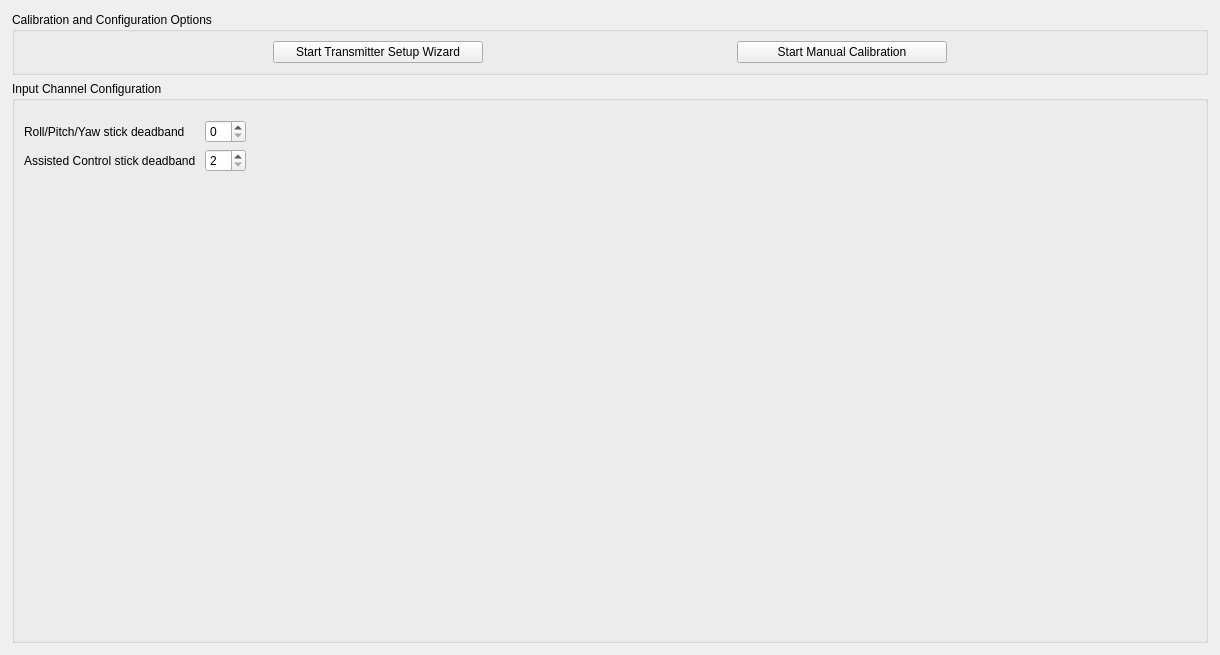
         <widget class="QWidget" name="scrollAreaWidgetContents">
          <property name="geometry">
           <rect>
            <x>0</x>
            <y>0</y>
            <width>1220</width>
            <height>655</height>
           </rect>
          </property>
          <layout class="QGridLayout" name="gridLayout">
           <property name="leftMargin">
            <number>12</number>
           </property>
           <property name="topMargin">
            <number>12</number>
           </property>
           <property name="rightMargin">
            <number>12</number>
           </property>
           <property name="bottomMargin">
            <number>12</number>
           </property>
           <property name="verticalSpacing">
            <number>6</number>
           </property>
           <item row="1" column="0">
            <widget class="QGroupBox" name="groupBox_5">
             <property name="title">
              <string>Input Channel Configuration</string>
             </property>
             <layout class="QVBoxLayout" name="verticalLayout_6">
              <property name="leftMargin">
               <number>9</number>
              </property>
              <property name="topMargin">
               <number>9</number>
              </property>
              <property name="rightMargin">
               <number>9</number>
              </property>
              <property name="bottomMargin">
               <number>9</number>
              </property>
              <item>
               <widget class="QStackedWidget" name="stackedWidget">
                <property name="currentIndex">
                 <number>0</number>
                </property>
                <widget class="QWidget" name="advancedPage">
                 <layout class="QVBoxLayout" name="verticalLayout_3">
                  <property name="leftMargin">
                   <number>0</number>
                  </property>
                  <property name="topMargin">
                   <number>0</number>
                  </property>
                  <property name="rightMargin">
                   <number>0</number>
                  </property>
                  <property name="bottomMargin">
                   <number>0</number>
                  </property>
                  <item>
                   <layout class="QGridLayout" name="channelLayout">
                    <property name="horizontalSpacing">
                     <number>12</number>
                    </property>
                   </layout>
                  </item>
                  <item>
                   <spacer name="verticalSpacer_3">
                    <property name="orientation">
                     <enum>Qt::Vertical</enum>
                    </property>
                    <property name="sizeType">
                     <enum>QSizePolicy::Preferred</enum>
                    </property>
                    <property name="sizeHint" stdset="0">
                     <size>
                      <width>20</width>
                      <height>10</height>
                     </size>
                    </property>
                   </spacer>
                  </item>
                  <item>
                   <layout class="QGridLayout" name="gridLayout_3">
                    <item row="0" column="3">
                     <spacer name="horizontalSpacer_3">
                      <property name="orientation">
                       <enum>Qt::Horizontal</enum>
                      </property>
                      <property name="sizeHint" stdset="0">
                       <size>
                        <width>40</width>
                        <height>20</height>
                       </size>
                      </property>
                     </spacer>
                    </item>
                    <item row="0" column="0">
                     <widget class="QLabel" name="labelDeadband">
                      <property name="text">
                       <string>Roll/Pitch/Yaw stick deadband</string>
                      </property>
                     </widget>
                    </item>
                    <item row="0" column="1">
                     <widget class="QDoubleSpinBox" name="deadband">
                      <property name="toolTip">
                       <string>Stick deadband in percents of full range (0-10), zero to disable</string>
                      </property>
                      <property name="decimals">
                       <number>0</number>
                      </property>
                      <property name="maximum">
                       <double>10.000000000000000</double>
                      </property>
                      <property name="singleStep">
                       <double>1.000000000000000</double>
                      </property>
                     </widget>
                    </item>
                    <item row="1" column="0">
                     <widget class="QLabel" name="labelAssistedControlDeadband">
                      <property name="text">
                       <string>Assisted Control stick deadband </string>
                      </property>
                     </widget>
                    </item>
                    <item row="1" column="1">
                     <widget class="QDoubleSpinBox" name="assistedControlDeadband">
                      <property name="toolTip">
                       <string>Assisted Control stick deadband in percents of full range (2-12) for use with GPSAssist. This can not be disabled.</string>
                      </property>
                      <property name="decimals">
                       <number>0</number>
                      </property>
                      <property name="minimum">
                       <double>2.000000000000000</double>
                      </property>
                      <property name="maximum">
                       <double>12.000000000000000</double>
                      </property>
                     </widget>
                    </item>
                   </layout>
                  </item>
                  <item>
                   <spacer name="verticalSpacer_2">
                    <property name="orientation">
                     <enum>Qt::Vertical</enum>
                    </property>
                    <property name="sizeHint" stdset="0">
                     <size>
                      <width>20</width>
                      <height>10</height>
                     </size>
                    </property>
                   </spacer>
                  </item>
                 </layout>
                </widget>
                <widget class="QWidget" name="wizard"/>
               </widget>
              </item>
             </layout>
            </widget>
           </item>
           <item row="0" column="0">
            <widget class="QGroupBox" name="groupBox_3">
             <property name="title">
              <string>Calibration and Configuration Options</string>
             </property>
             <layout class="QHBoxLayout" name="horizontalLayout_7">
              <item>
               <spacer name="horizontalSpacer_10">
                <property name="orientation">
                 <enum>Qt::Horizontal</enum>
                </property>
                <property name="sizeHint" stdset="0">
                 <size>
                  <width>40</width>
                  <height>20</height>
                 </size>
                </property>
               </spacer>
              </item>
              <item>
               <widget class="QPushButton" name="configurationWizard">
                <property name="sizePolicy">
                 <sizepolicy hsizetype="Minimum" vsizetype="Preferred">
                  <horstretch>0</horstretch>
                  <verstretch>0</verstretch>
                 </sizepolicy>
                </property>
                <property name="minimumSize">
                 <size>
                  <width>210</width>
                  <height>0</height>
                 </size>
                </property>
                <property name="text">
                 <string>Start Transmitter Setup Wizard</string>
                </property>
                <property name="checkable">
                 <bool>false</bool>
                </property>
                <property name="checked">
                 <bool>false</bool>
                </property>
                <property name="autoDefault">
                 <bool>false</bool>
                </property>
                <property name="default">
                 <bool>false</bool>
                </property>
                <property name="flat">
                 <bool>false</bool>
                </property>
               </widget>
              </item>
              <item>
               <spacer name="horizontalSpacer_7">
                <property name="orientation">
                 <enum>Qt::Horizontal</enum>
                </property>
                <property name="sizeHint" stdset="0">
                 <size>
                  <width>40</width>
                  <height>20</height>
                 </size>
                </property>
               </spacer>
              </item>
              <item>
               <widget class="QPushButton" name="runCalibration">
                <property name="enabled">
                 <bool>true</bool>
                </property>
                <property name="sizePolicy">
                 <sizepolicy hsizetype="Minimum" vsizetype="Preferred">
                  <horstretch>0</horstretch>
                  <verstretch>0</verstretch>
                 </sizepolicy>
                </property>
                <property name="minimumSize">
                 <size>
                  <width>210</width>
                  <height>0</height>
                 </size>
                </property>
                <property name="autoFillBackground">
                 <bool>false</bool>
                </property>
                <property name="text">
                 <string>Start Manual Calibration</string>
                </property>
                <property name="checkable">
                 <bool>true</bool>
                </property>
               </widget>
              </item>
              <item>
               <spacer name="horizontalSpacer_9">
                <property name="orientation">
                 <enum>Qt::Horizontal</enum>
                </property>
                <property name="sizeHint" stdset="0">
                 <size>
                  <width>40</width>
                  <height>20</height>
                 </size>
                </property>
               </spacer>
              </item>
             </layout>
            </widget>
           </item>
          </layout>
         </widget>
